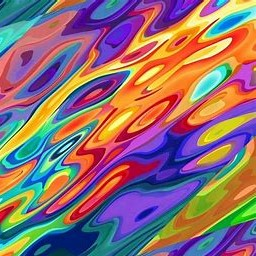
#> input picture 智能车视觉组/2023W/Opencv/Task1&2/img1.jpg, 256 x 256 px, given in place of the camera
$ python Task12.py
#> lines starting #> are read from the running program, lines starting #| are printed output that depends on the picture
import cv2

# 打开摄像头
cap = cv2.VideoCapture(0)

while True:
    # 读取一帧图像
    ret, frame = cap.read()
#> frame is the input picture: shape (256, 256, 3); mean B, G, R 115, 110.7, 142.4

    # 中值滤波
    median = cv2.medianBlur(frame, 5)
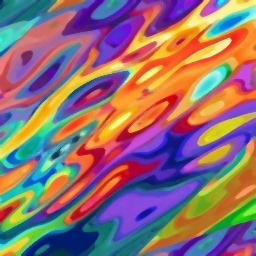
#> median: shape (256, 256, 3); mean B, G, R 114.7, 110.7, 143.2

    # 均值滤波
    mean = cv2.blur(frame, (5, 5))
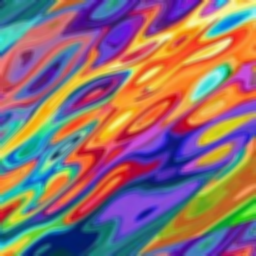
#> mean: shape (256, 256, 3); mean B, G, R 115, 110.7, 142.4

    # 高斯滤波
    gauss = cv2.GaussianBlur(frame, (5, 5), 0)

    # 显示原始图像和滤波结果
    cv2.imshow("Original", frame)
    cv2.imshow("Median", median)
    cv2.imshow("Mean", mean)
    cv2.imshow("Gaussian", gauss)

    # 等待按下 q 键退出
    if cv2.waitKey(1) == ord("q"):
#> (key q is pressed here)
        break

# 释放摄像头资源
cap.release()
cv2.destroyAllWindows()

$ run again, on 智能车视觉组/2023W/Opencv/Task1&2/img2.jpg
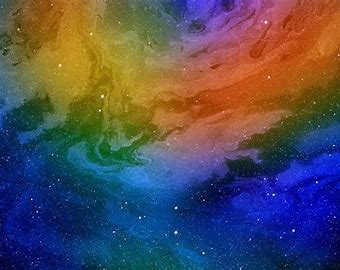
#> input picture 智能车视觉组/2023W/Opencv/Task1&2/img2.jpg, 340 x 270 px, given in place of the camera
#> frame is the input picture: shape (270, 340, 3); mean B, G, R 88.7, 77.7, 82
#> `median = cv2.medianBlur(frame, 5)`:
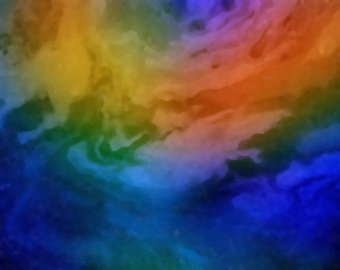
#> median: shape (270, 340, 3); mean B, G, R 88, 76.9, 81.1
